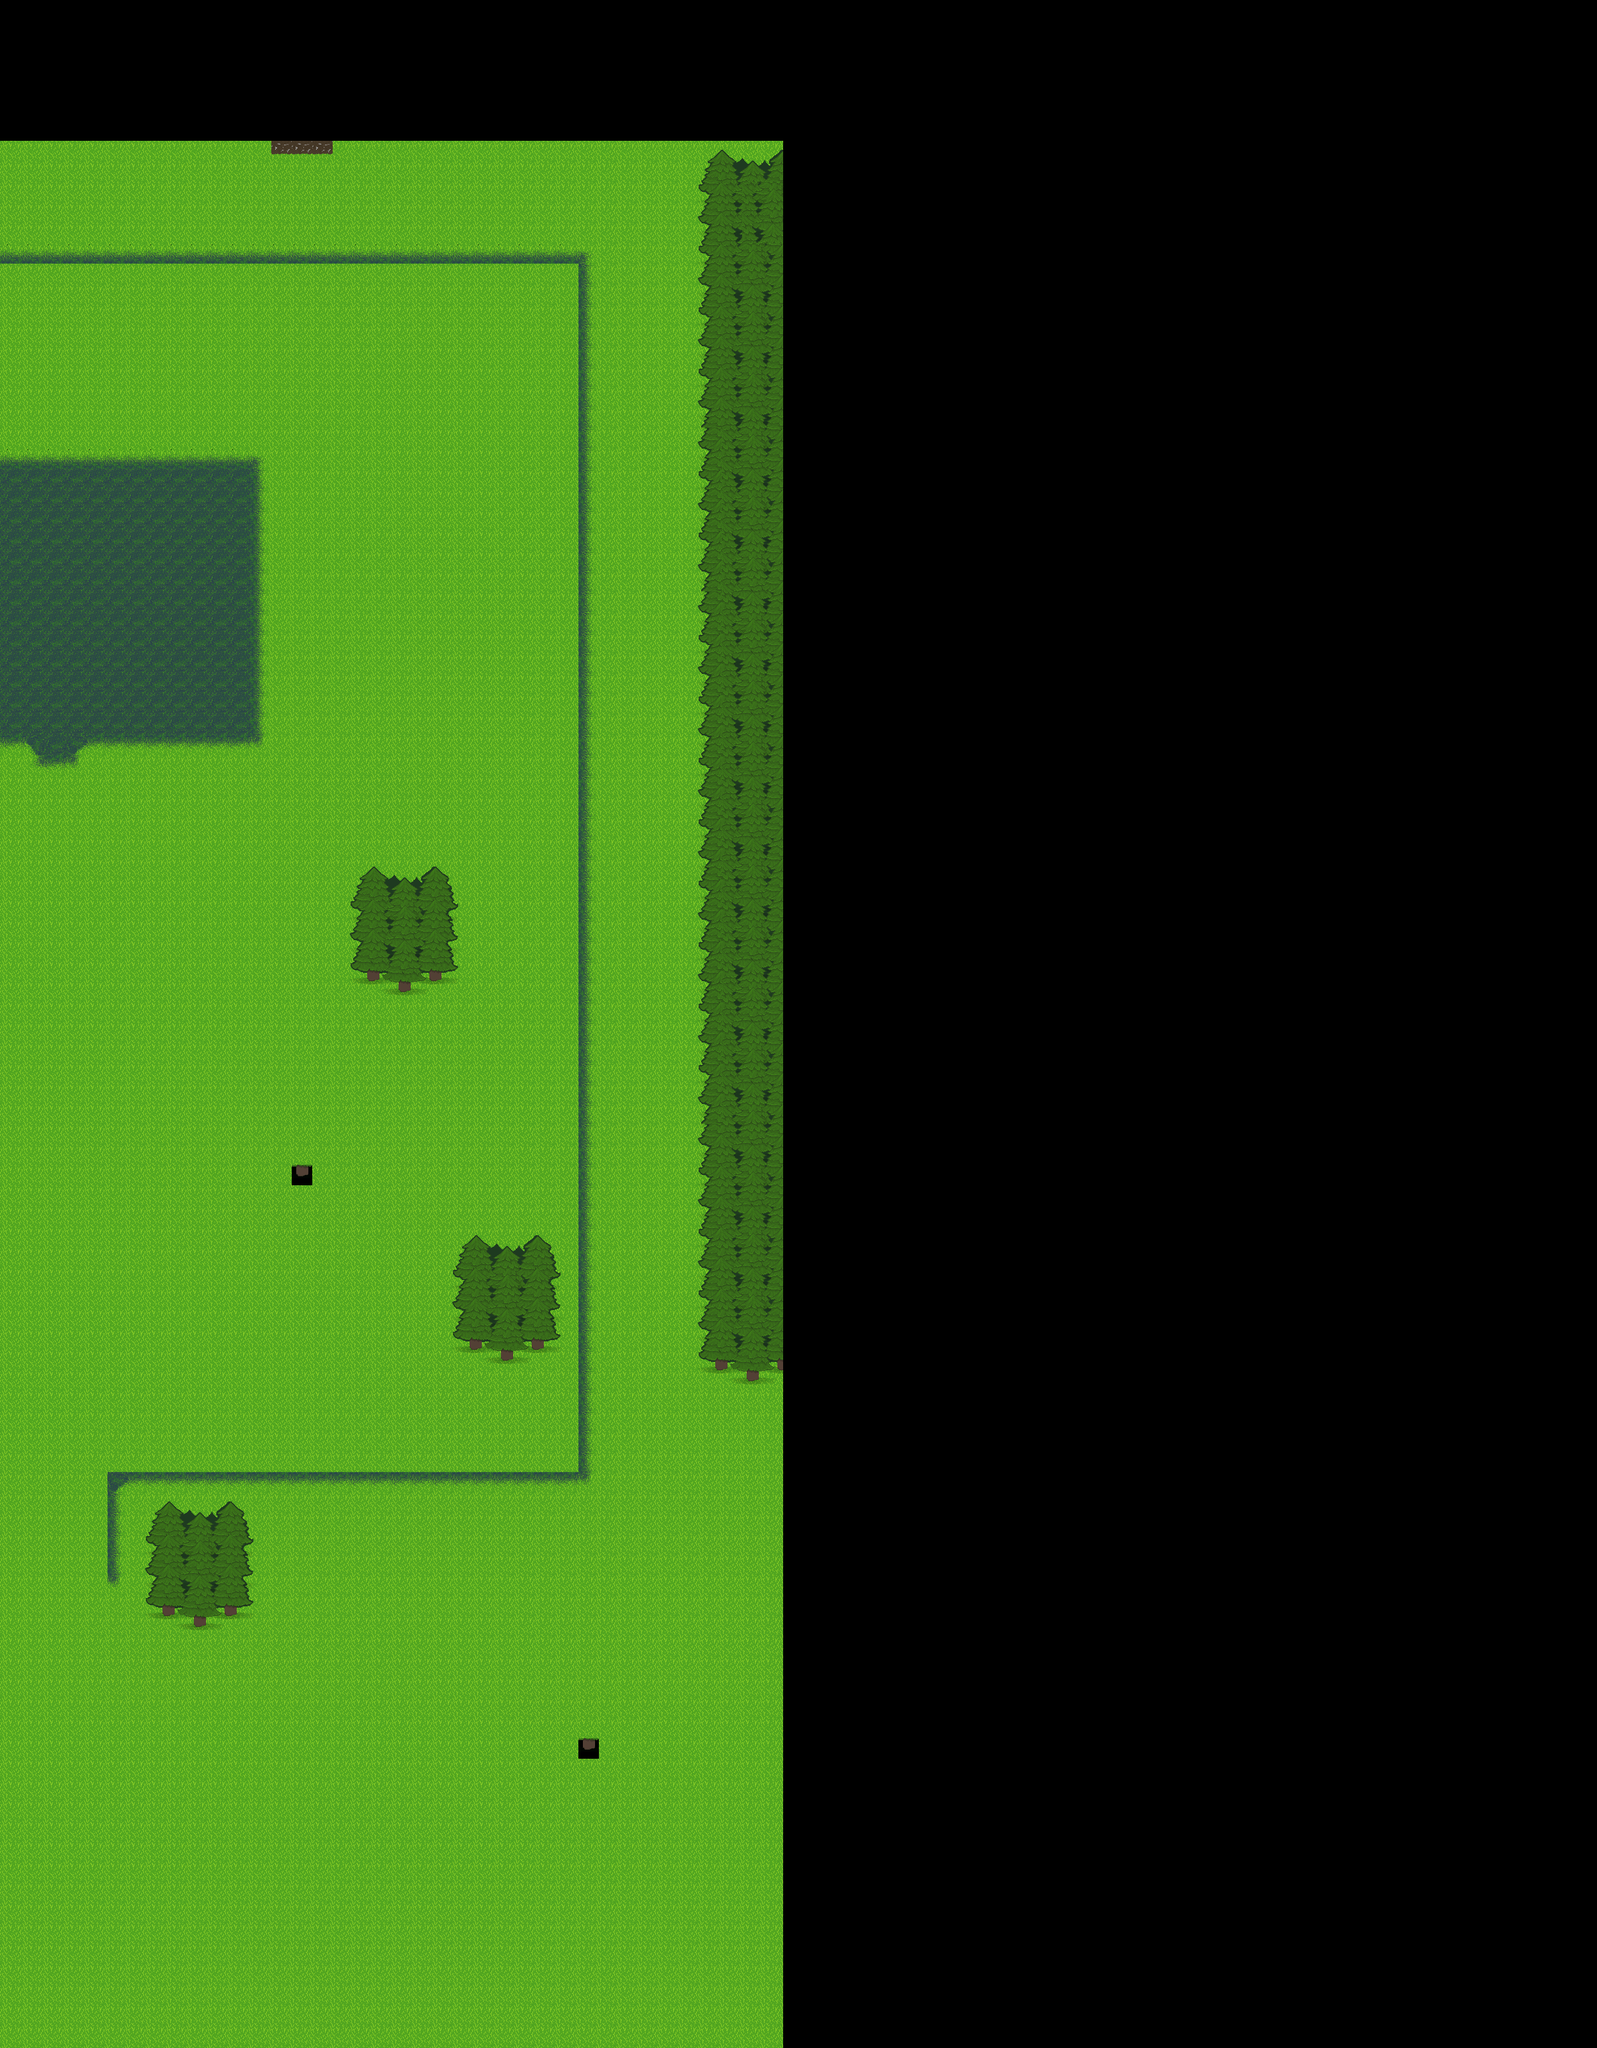

This game map was drawn from its Tiled (.tmx) file and the tilesets committed beside it. A one-line description and the trimmed map source follow:
An orthogonal 78x100 tile map with 32x32 px tiles, 1 tile layer (Calque de Tile 1) and 6 objects (pnj4, pnj1, pnj3, pnj2, pnj5, ...).

<map version="1.0" tiledversion="1.0.3" orientation="orthogonal" renderorder="right-down" width="78" height="100" tilewidth="32" tileheight="32" nextobjectid="19">
 <properties>
  <property name="pnj1X" type="int" value="352" />
  <property name="pnj1Y" type="int" value="320" />
  <property name="pnj2X" type="int" value="1088" />
  <property name="pnj2Y" type="int" value="1152" />
  <property name="pnj3X" type="int" value="256" />
  <property name="pnj3Y" type="int" value="1376" />
  <property name="pnj4X" type="int" value="448" />
  <property name="pnj4Y" type="int" value="2656" />
  <property name="pnj5X" type="int" value="1728" />
  <property name="pnj5Y" type="int" value="1600" />
  <property name="pnj6X" type="int" value="2176" />
  <property name="pnj6Y" type="int" value="2496" />
  <property name="warp1Length" type="int" value="3" />
  <property name="warp1X" type="int" value="53" />
  <property name="warp1Y" type="int" value="0" />
  <property name="warp2Length" type="int" value="3" />
  <property name="warp2X" type="int" value="41" />
  <property name="warp2Y" type="int" value="30" />
  <property name="warp3Length" type="int" value="10" />
  <property name="warp3X" type="int" value="34" />
  <property name="warp3Y" type="int" value="99" />
  <property name="warp4Height" type="int" value="3" />
  <property name="warp4X" type="int" value="0" />
  <property name="warp4Y" type="int" value="45" />
 </properties>
 <tileset firstgid="1" name="terrain1" tilewidth="32" tileheight="32" tilecount="198" columns="18">
  <image source="../../sprites/tilesets/terrain1.png" width="576" height="352" />
 </tileset>
 <layer name="Calque de Tile 1" width="78" height="100" offsetx="-1272" offsety="220">
  <data>[7800 cells, 7800 non-empty, 69 distinct tile ids]</data>
 </layer>
 <objectgroup name="Calque d'objets 1">
  <object id="5" name="pnj4" x="-824.333" y="2875.33" width="32.6667" height="32.3333" />
  <object id="9" name="pnj1" x="-921" y="539.667" width="32.3333" height="31.3333" />
  <object id="11" name="pnj3" x="-1015.67" y="1596" width="32.3333" height="31" />
  <object id="13" name="pnj2" x="-184" y="1371.75" width="32.5" height="32.25" />
  <object id="15" name="pnj5" x="456.25" y="1820" width="31.5" height="32" />
  <object id="17" name="pnj6" x="904" y="2715.5" width="32.5" height="32.75" />
 </objectgroup>
</map>
